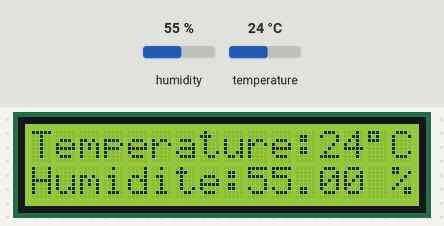
This sketch was run on a simulated Arduino Uno, built with avr-gcc and run on an emulated ATmega328P. Shown: 16×2 character LCD. The test bench sets the inputs (shaded band); at power-on: humidity 55 %, temperature 24 °C.

Above: at 1.2 s.
1.3 s: humidity set to 22 %
At 11.1 s:
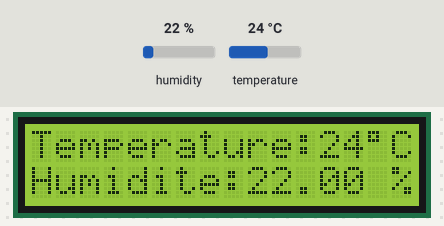
11.6 s: temperature set to 12 °C
At 21.4 s:
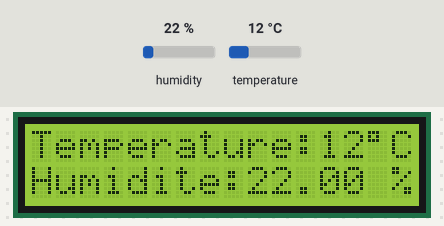
21.7 s: humidity set to 40 %
At 31.0 s:
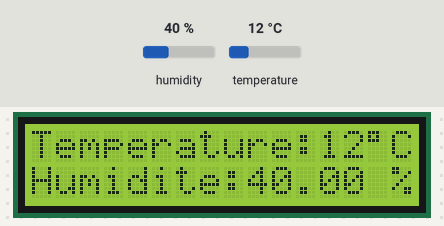
31.7 s: temperature set to 19 °C
At 41.5 s:
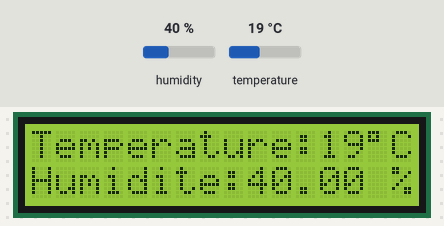
Timing chart, 0 to 42.8 s (numbered marks = the images above; inputs shaded):
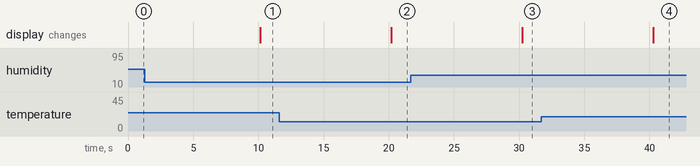

The sketch:

code.ino
```cpp
#include <LiquidCrystal_I2C.h>
#include <DHT.h>

#define I2C_ADDR    0x20
#define BACKLIGHT_PIN  7
#define En_pin  4
#define Rw_pin  5
#define Rs_pin  6
#define D4_pin  0
#define D5_pin  1
#define D6_pin  2
#define D7_pin  3
#define LED_OFF  0
#define LED_ON  1


#define DHTPIN 2
#define DHTTYPE DHT22

float temp;
float humi;

LiquidCrystal_I2C  lcd(I2C_ADDR,En_pin,Rw_pin,Rs_pin,D4_pin,D5_pin,D6_pin,D7_pin);
DHT dht(DHTPIN, DHTTYPE);

void setup()
{
  lcd.begin (16,2);
  dht.begin();
  lcd.setBacklightPin(BACKLIGHT_PIN,NEGATIVE);
  lcd.setBacklight(LED_ON);
}

void loop()
{
// Clear the screen
  lcd.clear();
  lcd.backlight();

  // Temperature
  temp= dht.readTemperature();
  lcd.setCursor(0,0);
  lcd.print("Temperature:");
  lcd.setCursor(12,0);
  lcd.print(temp);
  lcd.setCursor(14,0);
  lcd.write(B11011111); // Degree symbol
  lcd.setCursor(15,0);
  lcd.print("C");

  // On affiche l'humidité
  humi = dht.readHumidity();
  lcd.setCursor(0,1);
  lcd.print("Humidite:");
  lcd.setCursor(9,1);
  lcd.print(humi);
  lcd.setCursor(15,1);
  lcd.write(B00100101); // Percent symbol


  delay(10000); // 10 seconds delay before restarting
}
```

Measured:
- after the input at 1.3 s, the display: changes after 8.9 s (image 1)
- after the input at 11.6 s, the display: changes after 8.6 s (image 2)
- after the input at 21.7 s, the display: changes after 8.6 s (image 3)
- after the input at 31.7 s, the display: changes after 8.6 s (image 4)
